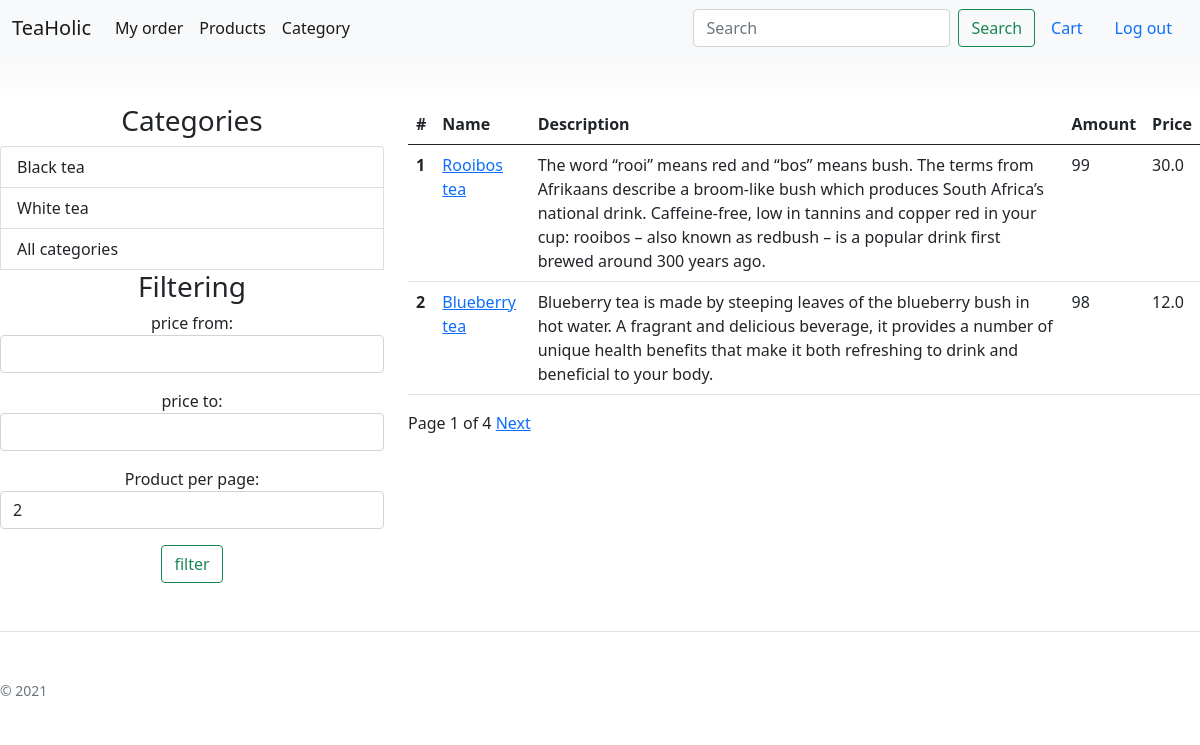
Screenshot of / (signed in) with the database file from the repository.
### bboard/models.py (models this page shows, shortened)
class Category(models.Model):
    name = models.CharField(max_length=50)

class Product(models.Model):
    name = models.CharField(max_length=255)
    description = models.TextField(max_length=500)
    amount = models.IntegerField()
    price = models.FloatField()
    thumbnail = models.ImageField()
    id_category = models.ForeignKey(Category, on_delete=models.CASCADE)
    id_product_type = models.ForeignKey(ProductType, on_delete=models.CASCADE)
    id_author = models.ForeignKey(Author, on_delete=models.CASCADE)

### bboard/views.py (the view)
# urls.py: path('', views.bboard, name = 'index'),
def bboard(request, **kwargs):
    user = get_userprofile(request)
    products = Product.objects.all()
    categories = Category.objects.all()[:2]
    weather = get_weather(user)
    form = ProductFilterForm(request.GET)
    product_per_page = 2
    if form.is_valid():
        if form.cleaned_data['min_price']:
           products = products.filter(price__gte= form.cleaned_data['min_price'])
        if form.cleaned_data['max_price']:
           products = products.filter(price__lte= form.cleaned_data['max_price'])
        if form.cleaned_data['product_per_page']:
           product_per_page = form.cleaned_data['product_per_page']
    page_number = request.GET.get('page', 1)
    paginator = Paginator(products, product_per_page)
    page = paginator.get_page(page_number)
    d = request.GET.copy()
    for k, v in kwargs.items():
        d[k] = v
    for k in [k for k, v in d.items() if not v]:
        del d[k]
    try:
        d.pop('page')
    except:
        pass
    t = d.urlencode()
    return render(request,'bboard/basis/index.html', {'user':user, 'products':page, 'page': page, 'categories':categories, 'weather': weather, 'form': form, 'param_page': t})

### bboard/forms.py
class ProductFilterForm(forms.Form):
    min_price = forms.IntegerField(label='price from:', required=False,widget=forms.NumberInput(attrs={'class': 'form-control'}))
    max_price = forms.IntegerField(label='price to:', required=False, widget=forms.NumberInput(attrs={'class': 'form-control'}))
    CHOICES = (('2', '2'),('3', '3'), ('4', '4'))
    product_per_page = forms.ChoiceField(choices = CHOICES,label= 'Product per page', required=False, widget=forms.Select(attrs={'class': 'form-control'}))

### bboard/services/services.py (called while the page is built)
def get_userprofile(request):
    if request.user.is_authenticated:
        user = request.user
        user_profile = UserProfile.objects.get(user=user)
        return user_profile
    else:
        return None

### bboard/services/weather.py (called while the page is built)
def get_weather(user):
    try:
        res = requests.get('http://api.openweathermap.org/data/2.5/weather?q='+user.city +'&units=metric&appid=' +WEATHER_API_KEY)
        res = res.json()
        print('')
        weather = res['weather'][0]['main']
        temp = res['main']['temp']
        return weather +', ' +str(temp)+' degrees'
    except:
        return None

### bboard/templates/bboard/basis/index.html (shortened to what this page needs)
{% extends "bboard/basis/base.html" %}
{% block content %}
<div class="row mt-5">
    <div class="col-sm-4"><h3 align="center">Categories</h3> <div class="list-group">
        {% for category in categories  %}
        <a href="{% url 'product_from_category' id=category.id %}" class="list-group-item list-group-item-action">{{ category.name}}</a>
        {% endfor %}
        <a href="{% url 'category' %}" class="list-group-item list-group-item-action">All categories</a>
        <h3 align="center">Filtering</h3>
        <form action="" method="get" align="center">
            {{form.as_p}}
            <input type="submit" value="filter" class="btn btn-outline-success">
        </form>
    </div></div>
    <div class="col-sm-8">{% if products|length %}
        <div class = "indexTable" >
            <table class="table">
                <thead>
                <tr>
                    <th scope="col">#</th>
                    <th scope="col">Name</th>
                    <th scope="col">Description</th>
                    <th scope="col">Amount</th>
                    <th scope="col">Price</th>
                </tr>
                </thead>
                {% for product in products  %}
                <tr>
                    <th scope="row">{{ forloop.counter }}</th>
                    <td > <a href="{% url 'product_detail' id=product.id %}" >{{ product.name}}</a></td>
                    <td >{{ product.description}}</td>
                    <td >{{ product.amount}}</td>
                    <td >{{ product.price}}</td>
                </tr>
                {% endfor %}
            </table>
            {% else  %}
            <p>No products found in the category. </p>
            {% endif %}
        </div>
        <div class="pagination">
 <span class="step-links">
    <span class="current">
  Page {{ page.number }} of {{ page.paginator.num_pages }}
    </span>
  {% if page.has_next %}
        <a href="?page={{ page.next_page_number }}&{{param_page}}">Next</a>
  {% endif %}
  </span>
        </div>
    </div>
</div>
{% endblock %}

### bboard/static/bboard/css/pricing.css (style rules this page uses)
body { background-image: linear-gradient(180deg, #eee, #fff 100px, #fff); }

### rows the page displays
Category: name "Black tea"
Category: name "White tea"
Product: name "Rooibos tea", description "The word “rooi” means red and “bos” means bush. The terms from Afrikaans describe a broom-like bush which produces South Africa’s national drink. Caffeine-free, low in tannins and copper red in your cup: rooibos – also known as redbush – is a popular drink first brewed around 300 years ago.", amount "99", price "30.0"
Product: name "Blueberry tea", description "Blueberry tea is made by steeping leaves of the blueberry bush in hot water. A fragrant and delicious beverage, it provides a number of unique health benefits that make it both refreshing to drink and beneficial to your body.", amount "98", price "12.0"

### other values shown
{{ page.number }} "1"
{{ page.paginator.num_pages }} "4"
